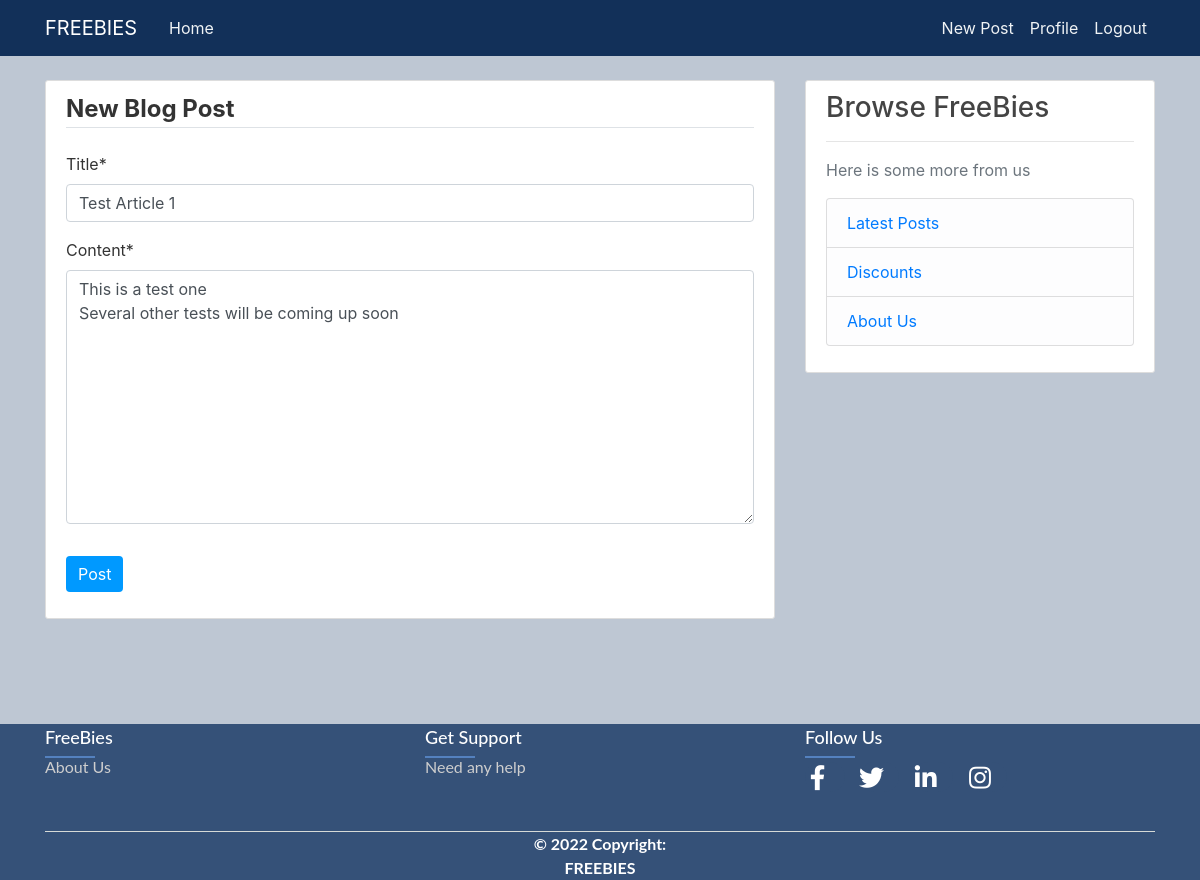
The app's page /post/1/update/ (signed in) with its own data.
### blogapp/models.py (models this page shows, shortened)
class Post(models.Model):
    title = models.CharField(max_length=100)
    image = models.ImageField(null=True, blank=True, upload_to="images/")
    content = models.TextField()
    date = models.DateTimeField(default = timezone.now)
    author = models.ForeignKey(User, on_delete = models.CASCADE)
    likes = models.ManyToManyField(User, blank=True,related_name="blog_posts")

### blogapp/views.py (the view, shortened to what this page needs)
# urls.py: path('post/<int:pk>/update/', PostUpdateView.as_view(), name = 'post-update'),
class PostUpdateView(LoginRequiredMixin, UserPassesTestMixin, UpdateView):
    model = Post
    fields = ['title', 'content']
    def test_func(self):
        post = self.get_object()
        if self.request.user == post.author:
            return True
        return False

### blogapp/templates/blogapp/post_form.html (shortened to what this page needs)
{% extends "blogapp/base.html" %}
{% load crispy_forms_tags %}
{% block content %}
    <div class="content-section">
      <form method="Post" enctype="multipart/form-data">
        <fieldset class = "form-group">
          <legend class ="border-bottom mb-4"><b> New Blog Post </b></legend>
          {{ form|crispy }}
        </fieldset>
        <div class="form-group">
          <button class="btn btn-outline-info" type="submit"> Post </button>
        </div>
      </form>
    </div>
{% endblock content %}

### blogapp/static/blogapp/main.css (style rules this page uses)
html { height: 100%; }
body { background-color: rgba(53, 81, 120, 0.322); color: #333333; margin-top: 5rem; width: 100%; position: relative; min-height: 100%; display: flex; flex-direction: column; }
.content-section { background: #ffffff; padding: 10px 20px; border: 1px solid #dddddd; border-radius: 3px; margin-bottom: 20px; flex: 1 0 auto; }
.btn { background-color: rgb(0, 153, 255); border: none; color: white; }

### blogapp/static/blogapp/article.css (style rules this page uses)
.content-section { cursor: pointer; transition: 0.4s; position: relative; }

### records on screen
Post: title "Test Article 1", content "This is a test one Several other tests will be coming up soon"
